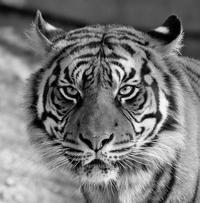
#> input picture Edge Detection and Template Matching/ed_imgs/tigerBW.jpg, 200 x 203 px, found by its file name
$ jupyter execute index.ipynb
#> lines starting #> are read from the running program, lines starting #| are printed output that depends on the picture; after the words box and inside, x2 and y2 are one past the last pixel; in counts of white or black regions, pixels touching at a corner belong together
### 1) Cross-correlation and Derivative Filter

[cell 1]
import cv2
import numpy as np
import matplotlib.pyplot as plt
from matplotlib.pyplot import figure
import scipy.stats as stats

[cell 2]
image = cv2.imread('tigerBW.jpg', 0)
#> image is the input picture: shape (203, 200); min 0, max 255, mean 119.3
plt.imshow(image, cmap='gray')
plt.show()

#### Cross-correlation Function

[cell 3]
def cross_correlation(f, I):
    im_corr = np.zeros(shape=I.shape)

    if len(f.shape) == 1:
        f = f.reshape(1, len(f))
        hori_padding = f.shape[1] // 2
        vert_padding = 0
    else:
        if f.shape[1] > 1:
            hori_padding = f.shape[1] // 2
        else:
            hori_padding = 0
        vert_padding = f.shape[0] // 2

    padded_image = np.zeros(shape=(I.shape[0] + 2*vert_padding,
                                   I.shape[1] + 2*hori_padding))

    padded_image[vert_padding:padded_image.shape[0]-vert_padding,
                 hori_padding:padded_image.shape[1]-hori_padding]=I

    for i in range(I.shape[0]):
        for j in range(I.shape[1]):
            section = padded_image[i:i+f.shape[0], j:j+f.shape[1]]
            im_corr[i,j] = np.sum(section*f)

    return im_corr

#### Gaussian Filter Creation

[cell 4]
def get_gaussian_filter(window_size):
    mu = 0
    sigma = 2

    x = np.linspace(-3*sigma, 3*sigma, window_size)
    gaussian = stats.norm.pdf(x, mu, sigma)

    gaussian = gaussian / np.sum(gaussian) # normalize

    return gaussian

#### Gaussian Denoising

[cell 5]
gaussian_window = 7
gaussian = get_gaussian_filter(gaussian_window)
gauss_vert = gaussian[:,None]
gauss_hori = gaussian[None,:]

# Gaussian Denoising
blurred_image = cross_correlation(gauss_hori, image)
blurred_image = cross_correlation(gauss_vert, blurred_image)

plt.imshow(blurred_image, cmap='gray')
plt.show()

cv2.imwrite('blurred.jpg', blurred_image)

print(gaussian)

#### Derivative Filters

[cell 6]
# Derivative Filters
fx = np.array([-1,0,1])
fy = fx[:,None]

#### Horizontal Derivative Image $G_x$

[cell 7]
Gx = cross_correlation(fx, blurred_image)

plt.imshow(Gx, cmap='gray')
plt.show()

cv2.imwrite('Gx.jpg', Gx)
#> Out = True

#### Horizontal Derivative Image $G_y$

[cell 8]
Gy = cross_correlation(fy, blurred_image)
#> after the loop in cross_correlation (call 4), `for i in range(I.shape[0]):`:
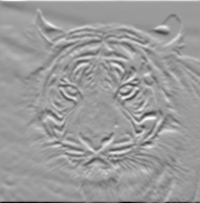
#> im_corr: shape (203, 200) float64; min -198.8, max 128.6, mean 0.2; drawn with min black and max white

plt.imshow(Gy, cmap='gray')
plt.show()

cv2.imwrite('Gy.jpg', Gy)
#> Out = True

#### Gradient Magnitude $\sqrt{{G_x}^2 + {G_y}^2}$

[cell 9]
magnitude = (Gx**2 + Gy**2)
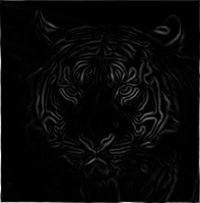
#> magnitude: shape (203, 200) float64; min 3.55e-06, max 42678, mean 1340.8; drawn with min black and max white

magnitude = 255 * (magnitude / np.max(magnitude)) # normalize

plt.imshow(magnitude, cmap='gray')
plt.show()

cv2.imwrite('magnitude.jpg', magnitude)
#> Out = True

#### Gradient Direction Image

[cell 10]
G_dir = np.zeros(shape=image.shape)

for i in range(image.shape[0]):
    for j in range(image.shape[1]):
        G_dir[i,j] = np.arctan2(Gy[i,j], Gx[i,j])
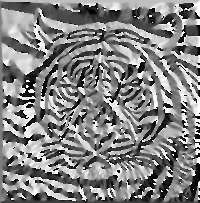
#> G_dir: shape (203, 200) float64; min -3.14, max 3.14, mean 0.0976; drawn with min black and max white

plt.imshow(G_dir, cmap='gray')
plt.show()

cv2.imwrite('direction.jpg', G_dir)
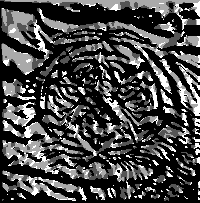
#> saved as direction.jpg: shape (203, 200); min 0, max 3, mean 0.853; drawn with min black and max white
#> Out = True

#### IMPORTANT NOTES!!!

[cell 11]
print(180 * G_dir / np.pi)
#> (printed output is left out)

[cell 12]
print(np.mod(G_dir, np.pi) / (np.pi / 4))
#> (printed output is left out)

Notes: from the result, the mapping provided is wrong. The 0 and 2 are inverted and also the 1 and 3 directions. Given that the y-axis points downward and not upward, the table values are inverted. More in report...

#### Threshold

[cell 13]
def manual_threshold(im_in, threshold):
    res_image = np.zeros(shape=im_in.shape)

    for i in range(im_in.shape[0]):
        for j in range(im_in.shape[1]):
            if im_in[i,j] < threshold:
                res_image[i,j] = 0
            else:
                res_image[i,j] = 255

    return res_image

#### Non-maximum Suppression

[cell 14]
def non_maximum_suppression(magnitude, G_dir, threshold):

#> called with threshold = 4
    orientation_image = np.round(np.mod(G_dir, np.pi) / (np.pi / 4))
    thinned_magnitude = np.copy(magnitude)

    for m in range(image.shape[0] - 2):
        for n in range(image.shape[1] - 2):
            i = m + 1
            j = n + 1

            if ((orientation_image[i, j] == 0) or (orientation_image[i, j] == 4)):
                right = magnitude[i, j+1]
                left = magnitude[i, j-1]
                if ((magnitude[i, j] <= right) or (magnitude[i, j] <= left)):
                    thinned_magnitude[i, j] = 0

            elif (orientation_image[i, j] == 1):
                right = magnitude[i+1, j+1]
                left = magnitude[i-1, j-1]
                if ((magnitude[i, j] <= right) or (magnitude[i, j] <= left)):
                    thinned_magnitude[i, j] = 0

            elif (orientation_image[i, j] == 2):
                right = magnitude[i+1, j]
                left = magnitude[i-1, j]
                if ((magnitude[i, j] <= right) or (magnitude[i, j] <= left)):
                    thinned_magnitude[i, j] = 0

            elif (orientation_image[i, j] == 3):
                right = magnitude[i-1, j+1]
                left = magnitude[i+1, j-1]
                if ((magnitude[i, j] <= right) or (magnitude[i, j] <= left)):
                    thinned_magnitude[i, j] = 0

    thinned_magnitude = manual_threshold(thinned_magnitude, threshold)
#> after the loop in manual_threshold, `for i in range(im_in.shape[0]):`:
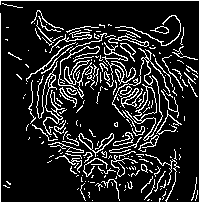
#> res_image: shape (203, 200) float64; 15.3% white in thin lines or dots

    return thinned_magnitude

#### Thinned Magnitude and Edges Overlay

[cell 15]
figure(figsize=(10, 10))

thinned_magnitude = non_maximum_suppression(magnitude, G_dir, 4)
plt.subplot(1,2,1)
plt.imshow(thinned_magnitude, cmap='gray')

overlay = 0.5*image + 0.5*(thinned_magnitude)
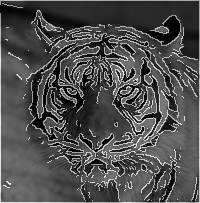
#> overlay: shape (203, 200) float64; min 0, max 247, mean 79.2
plt.subplot(1,2,2)
plt.imshow(overlay, cmap='gray')

plt.show()

cv2.imwrite('thinned_magnitude.jpg', thinned_magnitude)
cv2.imwrite('overlay.jpg', overlay)
#> Out = True

#### All in one

[cell 16]
image_paths = ['tigerBW.jpg']

figure(figsize=(15, 15))

gaussian_window = 7

for i, image_path in enumerate(image_paths):
    image = cv2.imread(image_path, 0)
    plt.subplot(3, 2, 1)
    plt.imshow(image, cmap='gray')

    # Gaussian Filter
    gaussian = get_gaussian_filter(gaussian_window)
    gauss_vert = gaussian[:,None]
    gauss_hori = gaussian[None,:]

    # Gaussian Denoising
    blurred_image = cross_correlation(gauss_hori, image)
    blurred_image = cross_correlation(gauss_vert, blurred_image)

    # Derivative Filters
    fx = np.array([-1,0,1])
    fy = fx[:,None]

    # Derivative Images
    Gx = cross_correlation(fx, blurred_image)
    Gy = cross_correlation(fy, blurred_image)

    # Magnitude
    magnitude = (Gx**2 + Gy**2)
    magnitude = 255 * (magnitude / np.max(magnitude)) # normalize
    plt.subplot(3, 2, 2)
    plt.imshow(magnitude, cmap='gray')

    # Gradient Direction Image
    G_dir = np.zeros(shape=image.shape)
    for i in range(image.shape[0]):
        for j in range(image.shape[1]):
            G_dir[i,j] = np.arctan2(Gy[i,j], Gx[i,j])

    plt.subplot(3, 2, 3)
    plt.imshow(G_dir, cmap='gray')

    # Thin Edge Map
    thinned_magnitude = non_maximum_suppression(magnitude, G_dir, 4)
    plt.subplot(3,2,4)
    plt.imshow(thinned_magnitude, cmap='gray')

    overlay = 0.50*image + 0.50*(thinned_magnitude)
    plt.subplot(3,2,5)
    plt.imshow(overlay, cmap='gray')

#### Canny Comparison

[cell 17]
canny = cv2.Canny(image, 200, 255)
#> canny: shape (203, 200); 14.1% white in thin lines or dots
plt.imshow(canny+0.7*image, cmap='gray')

### 2) Cross-correlation and Template Matching

[cell 18]
image = cv2.imread('count-objects-bw-crop.png', 0)
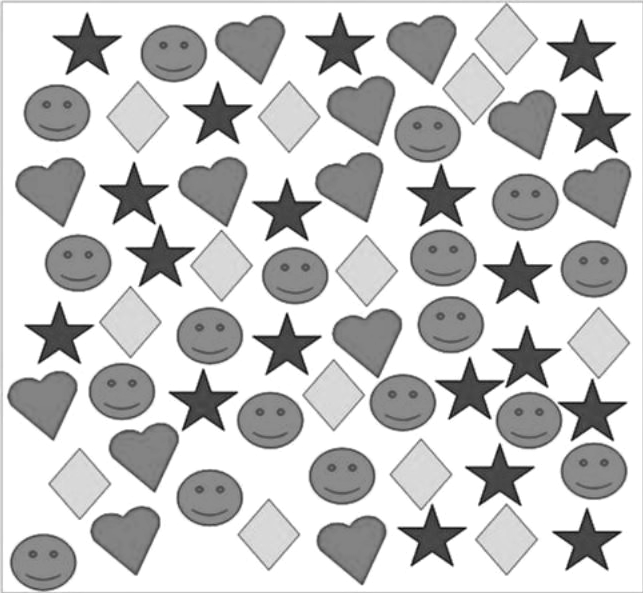
#> input picture Edge Detection and Template Matching/tm_imgs/count-objects-bw-crop.png, 643 x 593 px, found by its file name
#> image is the input picture: shape (593, 643); min 2, max 255, mean 202.9

plt.imshow(image, cmap='gray')
plt.show()

cv2.imwrite('imt.png', image)
#> Out = True

[cell 19]
image = -1 * image + 255 # inverting
plt.imshow(image, cmap='gray')
plt.show()

#### Filter Choices (Star and Heart)

[cell 20]
image_paths = ['star.png', 'heart.png']
image_thresholds = [220, 248]

figure = plt.figure(figsize=(20,10))

for i, image_path in enumerate(image_paths):

    f = cv2.imread(image_path, 0)
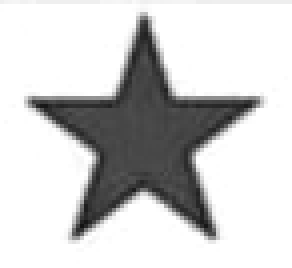
#> input picture Edge Detection and Template Matching/tm_imgs/star.png, 73 x 67 px, found by its file name (shown 4 times larger)
#> f is the input picture: shape (67, 73); min 18, max 255, mean 207
    f = -1 * f + 255
    plt.subplot(len(image_paths), 3, (i * 3) + 1)
    plt.imshow(f, cmap='gray')
    cv2.imwrite(str(i)+'1.png', f)

    res = cross_correlation(f, image)
#> after the loop in cross_correlation (call 9), `for i in range(I.shape[0]):`:
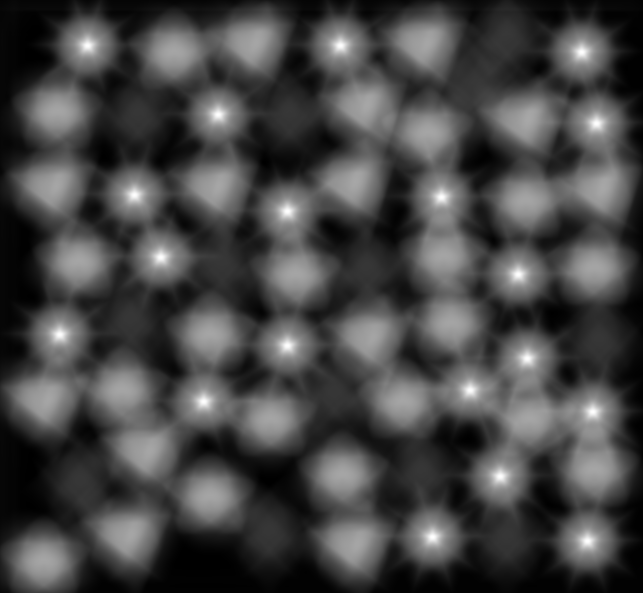
#> im_corr: shape (593, 643) float64; min 96, max 44213519, mean 12144881.3; drawn with min black and max white
    res = 255*(res / np.max(res))
    plt.subplot(len(image_paths), 3, (i * 3) + 2)
    plt.imshow(res, cmap='gray')
    cv2.imwrite(str(i)+'2.png', res)

    peaks_map = manual_threshold(res, image_thresholds[i])
#> call 3 of manual_threshold, with threshold = 220
#> after the loop in manual_threshold (call 3), `for i in range(im_in.shape[0]):`:
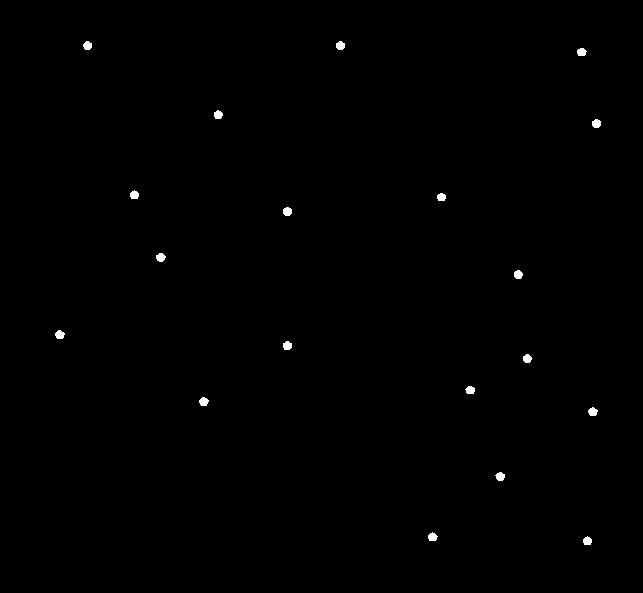
#> res_image: shape (593, 643) float64; 0.32% white; 19 white regions, largest, box (x1, y1, x2, y2) and area: (283, 207, 292, 216) 67, (156, 253, 166, 262) 67, (55, 330, 65, 339) 67
    plt.subplot(len(image_paths), 3, (i * 3) + 3)
    plt.imshow(peaks_map, cmap='gray')
    cv2.imwrite(str(i)+'3.png', peaks_map)
#> pass 2 of the loop `for i, image_path in enumerate(image_paths):`:
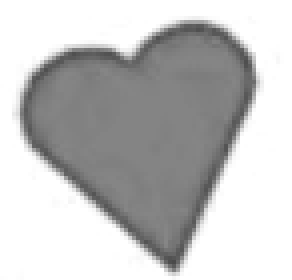
#> input picture Edge Detection and Template Matching/tm_imgs/heart.png, 73 x 70 px, found by its file name (shown 4 times larger)
#> f is the input picture: shape (70, 73); min 74, max 255, mean 194.8
#> padded_image: shape (663, 715) float64
#> after the loop in cross_correlation (call 10), `for i in range(I.shape[0]):`:
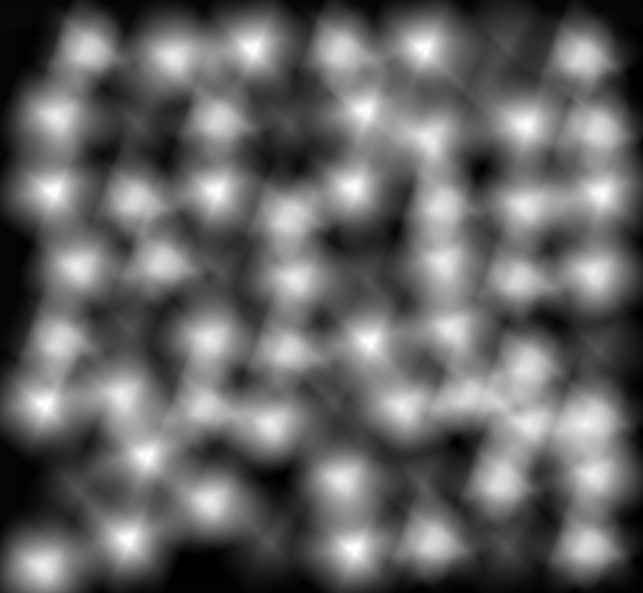
#> im_corr: shape (593, 643) float64; min 3133, max 39649737, mean 15868942; drawn with min black and max white
#> after the loop in manual_threshold (call 4), `for i in range(im_in.shape[0]):`:
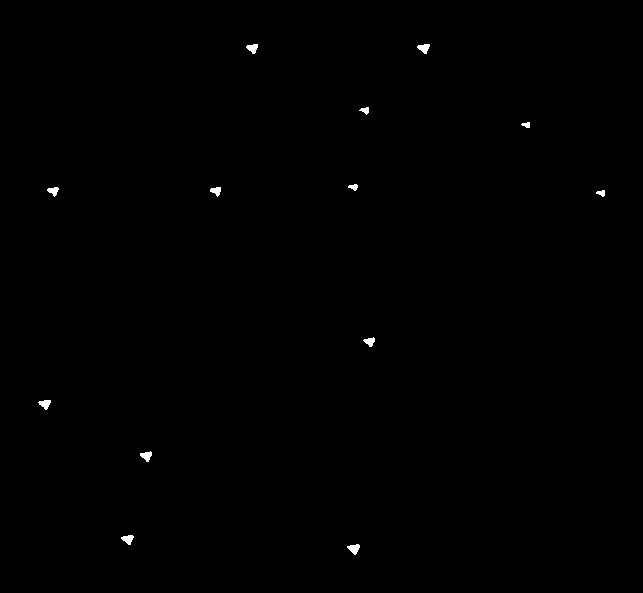
#> res_image: shape (593, 643) float64; 0.23% white; 13 white regions, largest, box (x1, y1, x2, y2) and area: (347, 544, 360, 555) 86, (417, 44, 430, 54) 82, (121, 535, 134, 545) 80

plt.show()
